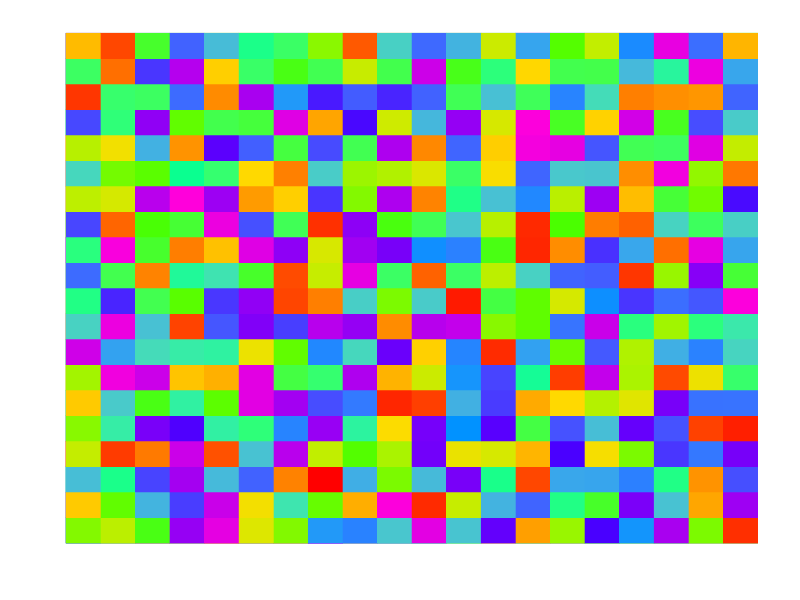

Write R code to recreate this figure. (Note: this script raises an error after producing the figure.)
## Fazendo animação com geom_tile
library(gganimate)
library(ggplot2)
library(dplyr)

## Exemplo site
ggplot(mtcars, aes(factor(cyl), mpg)) +
  geom_boxplot() +
  # Here comes the gganimate code
  transition_states(
    gear,
    transition_length = 2,
    state_length = 1
  ) +
  enter_fade() +
  exit_shrink() +
  ease_aes('sine-in-out')

## Exemplo geom_tile
n_transitions <- 5

all_squares <- lapply(1:n_transitions, function(a){
  n_points <- 20
  x <- 1:n_points
  y <- 1:n_points
  
  x_y <- expand.grid(x, y)
  
  x_y$unif <- runif(n_points^2)
  x_y$transition <- a
  x_y
})

all_squares <- do.call(rbind.data.frame, all_squares)

p <- ggplot(all_squares, aes(x = Var1, y = Var2, colour = unif, fill = unif)) +
  geom_tile() + theme_bw() + 
  scale_fill_gradientn(colors = rainbow(7)) + 
  scale_colour_gradientn(colors = rainbow(7)) + 
  ylab("") + xlab("") +
  theme(
    plot.background = element_blank(),
    panel.grid.major = element_blank(),
    panel.grid.minor = element_blank(),
    panel.border = element_blank(),
    axis.line = element_blank(),
    axis.ticks = element_blank(),
    axis.text = element_blank(), 
    legend.position = 'none'
  )
p

anim <- p +
  transition_states(transition,
                    transition_length = 1,
                    state_length = 1) 

anim_save("figuras/anim.gif", anim)


### Figura correlacionada
gaussian_correlation <- function(h, phi = 1) exp(-(h/phi)^2)

all_squares_cor <- lapply(1:n_transitions, function(a){
  n_points <- 20
  x <- 1:n_points
  y <- 1:n_points
  
  x_y <- expand.grid(x, y)
  
  mat_distances <- as.matrix(dist(x_y))
  
  ## Parameter of correlation function
  phi <- 2.5
  
  mat_correlation <- apply(mat_distances, 1, gaussian_correlation, phi = phi)
  
  y_draw <- MASS::mvrnorm(1, rep(0, n_points^2), Sigma = mat_correlation)
  
  x_y$values <- as.numeric(y_draw)
  x_y$transition <- a
  x_y
})

all_squares_cor <- do.call(rbind.data.frame, all_squares_cor)

p <- ggplot(all_squares_cor, 
            aes(x = Var1, y = Var2, colour = values, fill = values)) +
  geom_tile() + theme_bw() + 
  scale_fill_gradientn(colors = rainbow(7)) +
  scale_colour_gradientn(colors = rainbow(7)) +
  ylab("") + xlab("") +
  theme(
    plot.background = element_blank(),
    panel.grid.major = element_blank(),
    panel.grid.minor = element_blank(),
    panel.border = element_blank(),
    axis.line = element_blank(),
    axis.ticks = element_blank(),
    axis.text = element_blank(), 
    legend.position = 'none'
  )


anim2 <- p +
  transition_states(transition,
                    transition_length = 1,
                    state_length = 1) 
anim2

anim_save("figuras/anim2.gif", anim2)


##  Fazendo gráfico para distribuições de probabilidades discretas e contínuas. 

x1 <- 0:20
y1 <- dbinom(x1, size = 20, prob = 0.3)
group1 <- rep(1, length(x1))

x2 <- 75:125
y2 <- dbinom(x2, size = 200, prob = 0.5)
group2 <- rep(2, length(x2))

dados_plot <- data.frame(x = c(x1, x2), 
                         y = c(y1, y2), 
                         group = c(group1, group2))

g <- ggplot(dados_plot, aes(x = x, y = y, group = group)) + 
  geom_bar(stat = 'identity', fill = 'royalblue', width = 0.30) + 
  theme_minimal() + ylab("") + xlab("") + 
  theme(axis.text.y = element_blank())
anim3 <- g + 
  transition_states(group, 
                    transition_length = 1,
                    state_length = 1) + 
  view_follow()

anim_save("figuras/anim3.gif", anim3, width = 200, height = 200)


## Caso contínuo
x <- seq(0.1, 8, by = 0.05)
y1 <- dnorm(x, mean = 3)
y2 <- dgamma(x, 2, 1)
y3 <- dgamma(x, 5, 1)
plot(x, y1, type = 'l')
plot(x, y2, type = 'l')
plot(x, y3, type = 'l')
groups <- rep(c(1, 2, 3), each = length(x))

dados_plot <- data.frame(x = c(x, x, x), 
                         y = c(y1, y2, y3), 
                         group = groups)

g <- ggplot(dados_plot, aes(x = x, y = y)) + 
  geom_line(colour = 'royalblue') + 
  theme_minimal() + ylab("") + xlab("") + 
  theme(axis.text.y = element_blank()) 
anim4 <- g + 
  transition_states(group, 
                    transition_length = 1,
                    state_length = 1) + 
  ease_aes("cubic-in-out")

anim_save("figuras/anim4.gif", anim4, width = 200, height = 200)


## Distribuição normal - exemplo

quantis <- 1:99/100
qnorm(quantis)

means <- c(20, 30, 40, 50, 60)

sds <- c(1, 2, 3, 4, 5)

normais_media <- lapply(means, function(a){
  x <- qnorm(quantis, mean = a)
  y <- dnorm(x, mean = a)
  data.frame(x = x, y = y, group = a)
})

normais_desv <- lapply(sds, function(a){
  x <- qnorm(quantis, sd = a)
  y <- dnorm(x, sd = a)
  data.frame(x = x, y = y, group = a)
})

values_norm <- do.call(rbind.data.frame, normais_media)
values_desv <- do.call(rbind.data.frame, normais_desv)


g <- ggplot(values_norm, aes(x = x, y = y)) + 
  geom_line(colour = 'royalblue') + 
  theme_classic() + ylab("") + xlab("") 
anim5 <- g + 
  transition_states(group, 
                    transition_length = 1,
                    state_length = 1) + 
  view_follow() + 
  ease_aes("cubic-in-out") + 
  shadow_mark(colour = 'grey75', size = 0.75) + 
  ggtitle('Média = {closest_state}, Variância = 1')

anim_save("figuras/anim5.gif", anim5, width = 350, height = 350)

g <- ggplot(values_desv, aes(x = x, y = y)) + 
  geom_line(colour = 'royalblue') + 
  theme_classic() + ylab("") + xlab("") 
anim6 <- g + 
  transition_states(group, 
                    transition_length = 1,
                    state_length = 1) + 
  view_follow() + 
  ease_aes("cubic-in-out") +
  shadow_mark(colour = 'grey75', size = 0.75) + 
  ggtitle('Média = 0, Variância = {closest_state}')

anim_save("figuras/anim6.gif", anim6, width = 350, height = 350)


#### Distribuição normal, tempo de incubação
n_points <- 250
x <- seq(0, 15, length = n_points)
y1 <- dnorm(x, mean = 7, sd = 2)
y2 <- dnorm(x, mean = 9, sd = 2)
type <- rep(c("Mulheres", "Homens"), each = n_points)

data_plot <- data.frame(x = rep(x, times = 2),
                        y = c(y2, y1), 
                        type = type)
g <- ggplot(data_plot)
g <- g + geom_line(aes(x, y, colour = type)) + theme_classic() + 
  scale_colour_manual(name = 'Sexo',
                      values = c('lightblue', 'darkviolet')) + 
  xlab("Tempo de incubação") + 
  scale_x_continuous(breaks = c(1, 3, 5, 7, 9, 11, 13, 15),
                     labels = c("1", "3", "5", "mu_h", "mu_m", "11", "13", "15")) + 
  geom_vline(aes(xintercept = c(7)), linetype = 2, colour = 'grey75') +
  geom_vline(aes(xintercept = c(9)), linetype = 2, colour = 'grey75') +
  ylab("") + theme(axis.text.y = element_blank(), 
                   axis.ticks.y = element_blank())
  
png('figuras/dist_tempo_sexo.png', width = 375, height = 375)
g
dev.off()

## Com variáveis preditoras 
n_points <- 250
x <- seq(0, 15, length = n_points)

values_age <- seq(20, 60, by = 5)

values_norm <- lapply(1:length(values_age), function(a){
  dnorm(x, mean = 5 + a*0.5, sd = 2)
}) %>% unlist()

data_plot <- data.frame(x = rep(x, times = length(values_age)), 
                        y = values_norm, 
                        age = rep(values_age, each = length(x)))

g <- ggplot(data_plot)
g <- g + geom_line(aes(x, y), colour = 'darkviolet') + theme_classic() + 
  xlab("Tempo de incubação") + 
  ylab("") + theme(axis.text.y = element_blank(), 
                   axis.ticks.y = element_blank())
anim7 <- g + 
  transition_states(age, 
                    transition_length = 1,
                    state_length = 1) + 
  ease_aes("cubic-in-out") + 
  shadow_mark(colour = 'grey75', size = 0.75) + 
  ggtitle('Idade = {closest_state}')

anim_save("figuras/anim7.gif", anim7, width = 350, height = 350)


## Com efeito negativo
values_norm <- lapply(1:length(values_age), function(a){
  dnorm(x, mean = 10 - a*0.5, sd = 2)
}) %>% unlist()

data_plot <- data.frame(x = rep(x, times = length(values_age)), 
                        y = values_norm, 
                        age = rep(values_age, each = length(x)))

g <- ggplot(data_plot)
g <- g + geom_line(aes(x, y), colour = 'darkviolet') + theme_classic() + 
  xlab("Tempo de incubação") + 
  ylab("") + theme(axis.text.y = element_blank(), 
                   axis.ticks.y = element_blank())
anim8 <- g + 
  transition_states(age, 
                    transition_length = 1,
                    state_length = 1) + 
  ease_aes("cubic-in-out") + 
  shadow_mark(colour = 'grey75', size = 0.75) + 
  ggtitle('Idade = {closest_state}')

anim_save("figuras/anim8.gif", anim8, width = 350, height = 350)


## Fazendo gráfico ao contrário
values_norm <- lapply(1:length(values_age), function(a){
  dnorm(x, mean = 10 - a*0.5, sd = 2)
}) %>% unlist()

x_first <- rep(x, times = length(values_age))
age_vector <- rep(values_age, each = length(x))
y2 <- values_norm + max(values_norm)*age_vector/5

data_plot <- data.frame(x = x_first, 
                        y = values_norm,
                        y2 = y2,
                        age = age_vector)

min_values <- group_by(data_plot, age) %>%
  summarise(minimos = min(y2)) %>%
  select(minimos) %>%
  unlist() %>%
  as.numeric()

max_values <- group_by(data_plot, age) %>%
  summarise(maximos = max(y2)) %>%
  select(maximos) %>%
  unlist() %>%
  as.numeric()

lower_values <- sapply(1:length(values_age), function(a){
  qnorm(0.01, mean = 10 - a*0.5, sd = 2)
})

upper_values <- sapply(1:length(values_age), function(a){
  qnorm(0.99, mean = 10 - a*0.5, sd = 2)
})

lower_bound <- rep(lower_values, each = length(x))
upper_bound <- rep(upper_values, each = length(x))

conditional_means <- 10 - 1:length(values_age)*0.5

data_plot2 <- data_plot %>%
  mutate(lower_bound = lower_bound, 
         upper_bound = upper_bound) %>%
  filter(x > lower_bound & x < upper_bound)

data_to_add <- data.frame(y = conditional_means, 
                          x = min_values,
                          yint = max_values,
                          age = values_age)


g <- ggplot()
g <- g + geom_path(data = data_plot2, 
                   aes(y2, x, group = age), 
                   colour = 'royalblue') + theme_classic() + 
  ylab("Tempo de incubação") + 
  xlab("Idade") +
  geom_line(data = data_to_add, aes(x, y)) + 
  geom_vline(data = data_to_add, aes(xintercept = x), linetype = 2) + 
  geom_hline(data = data_to_add, aes(yintercept = y),  linetype = 2) +
  scale_x_continuous(breaks = min_values,
                     labels = as.character(values_age))

anim9 <- g + 
  transition_reveal(age)  

anim_save("figuras/anim9.gif", anim9, width = 350, height = 350)


## Fazendo gráfico ao contrário - com efeito positivo
values_norm <- lapply(1:length(values_age), function(a){
  dnorm(x, mean = 5 + a*0.5, sd = 2)
}) %>% unlist()

x_first <- rep(x, times = length(values_age))
age_vector <- rep(values_age, each = length(x))
y2 <- values_norm + max(values_norm)*age_vector/5

data_plot <- data.frame(x = x_first, 
                        y = values_norm,
                        y2 = y2,
                        age = age_vector)

min_values <- group_by(data_plot, age) %>%
  summarise(minimos = min(y2)) %>%
  select(minimos) %>%
  unlist() %>%
  as.numeric()

max_values <- group_by(data_plot, age) %>%
  summarise(maximos = max(y2)) %>%
  select(maximos) %>%
  unlist() %>%
  as.numeric()

lower_values <- sapply(1:length(values_age), function(a){
  qnorm(0.01, mean = 5 + a*0.5, sd = 2)
})

upper_values <- sapply(1:length(values_age), function(a){
  qnorm(0.99, mean = 5 + a*0.5, sd = 2)
})

lower_bound <- rep(lower_values, each = length(x))
upper_bound <- rep(upper_values, each = length(x))

conditional_means <- 5 + 1:length(values_age)*0.5

data_plot2 <- data_plot %>%
  mutate(lower_bound = lower_bound, 
         upper_bound = upper_bound) %>%
  filter(x > lower_bound & x < upper_bound)

data_to_add <- data.frame(y = conditional_means, 
                          x = min_values,
                          yint = max_values,
                          age = values_age)


g <- ggplot()
g <- g + geom_path(data = data_plot2, 
                   aes(y2, x, group = age), 
                   colour = 'royalblue') + theme_classic() + 
  ylab("Tempo de incubação") + 
  xlab("Idade") +
  geom_line(data = data_to_add, aes(x, y)) + 
  geom_vline(data = data_to_add, aes(xintercept = x), linetype = 2) + 
  geom_hline(data = data_to_add, aes(yintercept = y),  linetype = 2) +
  scale_x_continuous(breaks = min_values,
                     labels = as.character(values_age))

anim10 <- g + 
  transition_reveal(age) + 
  ease_aes("cubic-in-out") 

anim_save("figuras/anim10.gif", anim10, width = 350, height = 350)


## Gráfico histograma Normal
set.seed(42)
n_cases <- 300
y_sample <- rnorm(n_cases, mean = 8.5, sd = 2)


g <- ggplot(data.frame(y = y_sample)) + theme_classic() +
  geom_histogram(aes(x = y, y = ..density..), 
                 fill = 'darkviolet', colour = 'grey75') + 
  ylab("densidade") + xlab("tempo de incubação")
png('figuras/hist_tempo.png', width = 350, height = 350)
g
dev.off()


sample_sizes <- seq(50, 350, by = 25)
mu_grid_values <- seq(7, 10, length = 200)

values_list_likelihood <- lapply(sample_sizes, function(a){
  y_sample_dif_sizes <- rnorm(a, mean = 8.5, sd = 2)
  likelihood_values <- sapply(mu_grid_values, function(a){
    exp(sum(dnorm(y_sample_dif_sizes, mean = a, sd = 2, log = TRUE)))
  })
  data.frame(x = mu_grid_values, 
             y = likelihood_values, 
             sample_size = a)
})

values_likelihood <- do.call(rbind.data.frame, values_list_likelihood)

g <- ggplot(values_likelihood) + theme_classic() + 
  geom_line(aes(x, y)) + 
  ylab("") + theme(axis.text.y = element_blank()) + 
  xlab(expression(mu)) + 
  geom_vline(aes(xintercept = 8.5), linetype = 2)

anim11 <- g + 
  transition_states(sample_size, 
                    transition_length = 1,
                    state_length = 1) + 
  ease_aes("linear") + 
  view_follow() + 
  ggtitle('Tamanho da amostra = {closest_state}')

anim_save("figuras/anim11.gif", anim11, width = 350, height = 350)


## Comparação priori e posteriori 
verossimilhanca_bin <- function(p, n, y){
  dbinom(y, size = n, prob = p) 
}

png('figuras/posteriori1.png', width = 350, height = 350)
ggplot(data.frame(x = c(0, 1)), aes(x)) + 
  theme_minimal() +
  stat_function(fun = verossimilhanca_bin, args = list(n = 6, y = 2)) + 
  stat_function(fun = dbeta, args = list(shape1 = 3, shape2 = 5), 
                color = 'red') +
  stat_function(fun = dbeta, args = list(shape1 = 4, shape2 = 6), 
                color = 'blue') +
  stat_function(fun = dbeta, args = list(shape1 = 5, shape2 = 6), 
                color = 'green') +
  xlab(expression(theta)) + 
  labs(title = expression(paste("Posteriori de ", theta), "para diferentes prioris"), 
       subtitle = "Verossimilhança na linha preta")
dev.off()


png('figuras/priori1.png', width = 350, height = 350)
ggplot(data.frame(x = c(0, 1)), aes(x)) + 
  theme_minimal() +
  stat_function(fun = dbeta, args = list(shape1 = 1, shape2 = 1), 
                color = 'red', linetype = 2) + 
  stat_function(fun = dbeta, args = list(shape1 = 2, shape2 = 2), 
                color = 'blue', linetype = 2) + 
  stat_function(fun = dbeta, args = list(shape1 = 3, shape2 = 2), 
                color = 'green', linetype = 2) +
  xlab(expression(theta)) + 
  labs(title = expression(paste("Diferentes prioris para  ", theta)))
dev.off()


png('figuras/posteriori2.png', width = 350, height = 350)
ggplot(data.frame(x = c(0, 1)), aes(x)) + 
  theme_minimal() +
  stat_function(fun = verossimilhanca_bin, args = list(n = 60, y = 20)) + 
  stat_function(fun = dbeta, args = list(shape1 = 21, shape2 = 41), 
                color = 'red') +
  stat_function(fun = dbeta, args = list(shape1 = 22, shape2 = 42), 
                color = 'blue') +
  stat_function(fun = dbeta, args = list(shape1 = 23, shape2 = 42), 
                color = 'green') +
  xlab(expression(theta)) + 
  labs(title = expression(paste("Posteriori de ", theta), "para diferentes prioris"), 
       subtitle = "Verossimilhança na linha preta")
dev.off()


## Quantil 

df1 <- 5
df2 <- 10

x <- seq(0, 3.5, length = 1000)
y <- df(x, df1, df2)
dados <- data.frame(x = x, y = y)

break_5 <- 2.3


g <- ggplot(dados, aes(x = x, y = y)) + theme_classic()
g <- g + geom_line() + 
  ylab("") + xlab("") + 
  geom_ribbon(data = subset(dados, x < break_5),
              aes(ymax = y), ymin = 0, fill = "red", color = 'black', 
              alpha = 0.5) + 
  scale_x_continuous(breaks = break_5,
                     labels = "Q_y") 

png('figuras/quantis.png', width = 350, height = 350)
g
dev.off()
